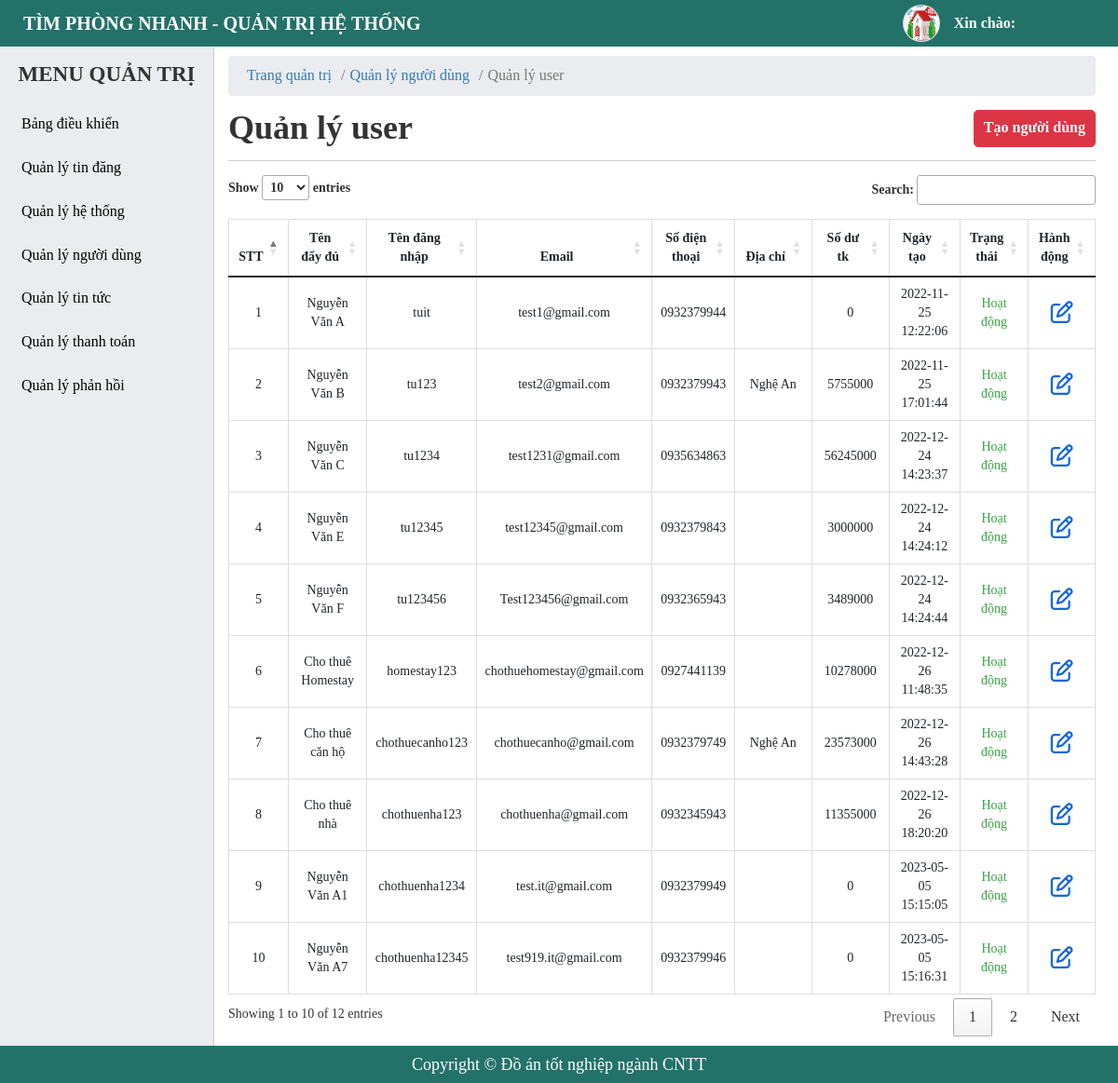
The app's page /admin/user-manager.php, older data.
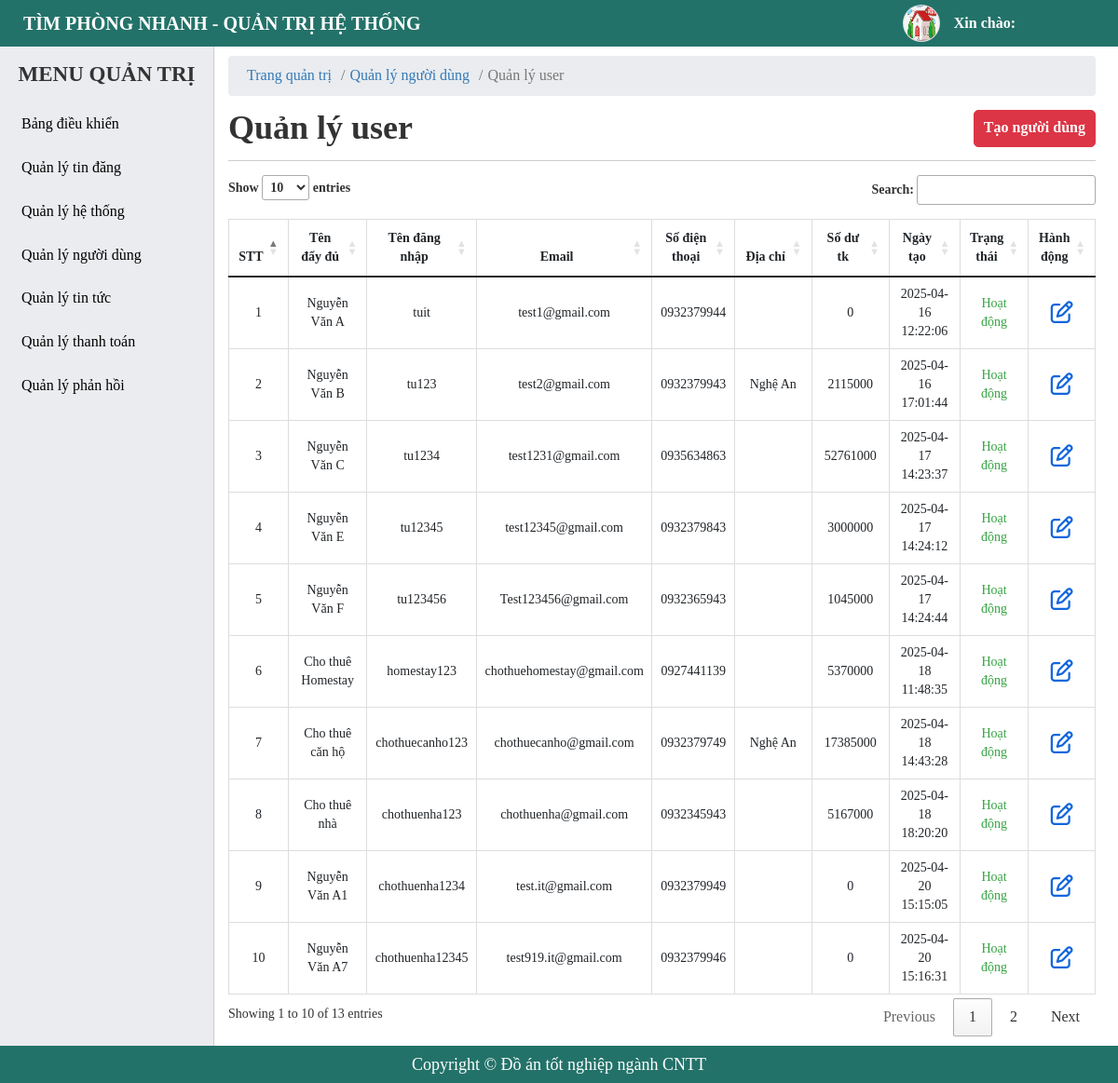
The same page, newer data.
### tables this page shows
CREATE TABLE `tbl_user` (
  `id` bigint(20) NOT NULL,
  `fullname` varchar(255) NOT NULL,
  `username` varchar(255) NOT NULL,
  `password` varchar(255) NOT NULL,
  `email` varchar(255) NOT NULL,
  `phone` varchar(255) NOT NULL,
  `zalo` varchar(255) DEFAULT NULL,
  `address` varchar(255) DEFAULT NULL,
  `facebook` varchar(255) DEFAULT NULL,
  `avatar` varchar(255) DEFAULT NULL COMMENT 'ảnh đại diện',
  `balance` bigint(255) DEFAULT 0 COMMENT 'Số dư',
  `status` tinyint(4) NOT NULL DEFAULT 1 COMMENT 'trạng thái',
  `created_at` timestamp NOT NULL DEFAULT current_timestamp(),
  `created_ad` timestamp NOT NULL DEFAULT current_timestamp()
);

### admin/user-manager.php (the view, shortened to what this page needs)
<?php
    include './include/connect.php';
    $queryUser = $conn->prepare("SELECT * FROM tbl_user");
    $queryUser->execute();
    $resultsUser = $queryUser->fetchAll(PDO::FETCH_OBJ);
?>
<!DOCTYPE html>
<html lang="en">
<head>
    <?php include('include/link-css.php');?>
</head>
<body>
    <?php
     include('include/header.php');
    ?>
    <div id="main">
        <?php
        include('include/sidebar.php');
        ?>
        <div id="main-right">
            <nav aria-label="breadcrumb">
                <ol class="breadcrumb">
                    <li class="breadcrumb-item"><a href="#">Trang quản trị</a></li>
                    <li class="breadcrumb-item"><a href="#">Quản lý người dùng</a></li>
                    <li class="breadcrumb-item active" aria-current="page">Quản lý user</li>
                </ol>
            </nav>
            <section class="main-right-title">
                <div class="form-title">
                    <h1>Quản lý user</h1>
                </div>
                <div class="account-btn">
                    <a href="../register.php" class="btn btn-post btn-add">Tạo người dùng</a>
                </div>
            </section>
            <div class="main-right-table">
                <table class="table table-bordered table-post-list" id = "table-manage">
                    <thead>
                        <tr>
                            <th style="width: 5%;" >STT</th>
                            <th style="width: 12%;" >Tên đẩy đủ</th>
                            <th style="width: 10%;" >Tên đăng nhập</th>
                            <th style="width: 12%;" >Email</th>
                            <th style="width: 10%;" >Số điện thoại</th>
                            <th style="width: 15%;" >Địa chỉ</th>
                            <th style="width: 10%;" >Số dư tk</th>
                            <th style="width: 10%;" >Ngày tạo</th>
                            <th style="width: 8%;" >Trạng thái</th>
                            <th style="width: 8%;" >Hành động</th>
                        </tr>
                    </thead>
                    <tbody >
                        <?php foreach ($resultsUser as $key => $value) { ?>
                            <tr>
                                <td><?php echo $key+1 ?></td>
                                <td>
                                    <p><?php echo $value -> fullname ?></p>
                                </td>
                                <td>
                                    <p><?php echo $value -> username ?></p>
                                </td>
                                <td>
                                    <p><?php echo $value -> email ?></p>
                                </td>
                                <td>
                                    <p><?php echo $value -> phone ?></p>
                                </td>
                                <td>
                                    <p><?php echo $value -> address ?></p>
                                </td>
                                <td>
                                    <p><?php echo $value -> balance ?></p>
                                </td>
                                <td>
                                    <p><?php echo $value -> created_at ?></p>
                                </td>
                                <td>
                                    <?php if( $value -> status == 1){ ?>
                                        <p style = "color: #37a344">Hoạt động</p>
                                    <?php }else{ ?>
                                        <p style = "color: red">Không hoạt động</p>
                                    <?php } ?>
                                </td>
                                <td>
                                    <a href="./user-manager.php?id=<?php echo $value -> id ?>" class="btn-setting btn-edit" style = "color: #1266dd;"><i class="fa-regular fa-pen-to-square"></i></a>
                                </td>
                            </tr>
                        <?php } ?>
                    </tbody>
                </table>
            </div>
        </div>
    </div>
    <?php include('include/footer.php');?>
</body>
</html>

### admin/include/link-css.php (shortened to what this page needs)
<link
      href="https://cdn.jsdelivr.net/npm/bootstrap@5.1.3/dist/css/bootstrap.min.css"
      rel="stylesheet"
    />
  <link rel="stylesheet" href="https://cdn.datatables.net/1.12.1/css/jquery.dataTables.min.css">
    <link rel="stylesheet" href="../libs/fontawesome/css/all.min.css" />
    <link rel="stylesheet" href="../css/style-notification.css">
    <link rel="stylesheet" href="./css/style.css">

### admin/include/header.php (shortened to what this page needs)
<div id="header">
    <div class="header">
        <div class="header-title">
            <p>Tìm phòng nhanh - Quản trị hệ thống</p>
        </div>
        <div class="account account-right">
            <div class="account-avt">
                <img src="./image/author.png" alt="avata" />
            </div>
            <div class="account-name">
                <p class="account-fullname">Xin chào: <?php echo $fullname ?></p>
            </div>
        </div>
    </div>
</div>

### admin/include/sidebar.php (shortened to what this page needs)
<div id="sidebar">
    <div class="sidebar-title">
        <h1>menu quản trị</h1>
    </div>
    <ul class="sidebar-menu">
        <li class="menu-item">
            <a href="dashboard.php">
                Bảng điều khiển
            </a>
        </li>
        <li class="menu-item">
            <a href="javascrip:void(0)">
                Quản lý tin đăng
            </a>
        </li>
        <li class="menu-item">
            <a href="javascrip:void(0)">
                Quản lý hệ thống
            </a>
        </li>
        <li class="menu-item">
            <a href="javascrip:void(0)">
                Quản lý người dùng
            </a>
        </li>
        <li class="menu-item">
            <a href="javascrip:void(0)">
                Quản lý tin tức
            </a>
        </li>
        <li class="menu-item">
            <a href="javascrip:void(0)">
                Quản lý thanh toán
            </a>
        </li>
        <li class="menu-item">
            <a href="javascrip:void(0)">
                Quản lý phản hồi
            </a>
        </li>
    </ul>
</div>

### admin/include/footer.php (shortened to what this page needs)
<div id="footer">
        <div class="copyright">
            <p>Copyright © Đồ án tốt nghiệp ngành CNTT</p>
        </div>
    </div>

### admin/css/style.css (style rules this page uses)
* { margin: 0; padding: 0; box-sizing: border-box; font-family: "MS Mincho"; }
a, a:hover { text-decoration: none; transition: all 0.3s ease-in-out 0s; -moz-transition: all 0.3s ease-in-out 0s; -o-transition: all 0.3s ease-in-out 0s; -webkit-transition: all 0.3s ease-in-out 0s; -ms-transition: all 0.3s ease-in-out 0s; }
h1, h2, h3, h4, h5, h6, a, p, ul, li { margin: 0; padding: 0; list-style: none; }
.btn { height: 40px; border-radius: 5px; border: 1px solid #3961fb; background: #3961fb; font-weight: 700; color: #fff; display: inline-flex; align-items: center; justify-content: center; text-decoration: none; cursor: pointer; padding: 0 10px; margin: 5px 0; }
body { height: 100%; }
#header { position: fixed; top: 0; right: 0; left: 0; height: 50px; background: #237269; z-index: 20; }
.header-title { float: left; line-height: 50px; margin-left: 25px; }
.header-title p { font-size: 20px; text-transform: uppercase; color: #fff; font-weight: 700; }
.account { position: relative; display: flex; margin: 16px; flex-wrap: nowrap; align-items: center; justify-content: center; cursor: pointer; }
.account-right { float: right; margin: 5px 110px 5px 0; }
.account-avt { display: inline-block; width: 40px; height: 40px; position: relative; border-radius: 50%; border: 1px solid rgba(0, 0, 0, 0.09); box-sizing: border-box; background-color: #f5f5f5; margin-right: 15px; }
.account-avt img { position: absolute; top: 0; left: 0; width: 100%; height: 100%; display: block; border-radius: 50%; }
.account-name { position: relative; font-size: 16px; font-weight: 700; color: #fff; }
#sidebar { background: #eaecef; width: 230px; float: left; transition: max-height 0.3s; overflow: hidden; position: fixed; z-index: 2; max-height: 100%; bottom: 0; top: 50px; overflow-y: auto; border-right: 1px solid #ccc; }
.sidebar-title { height: 60px; display: flex; justify-content: center; align-items: center; }
.sidebar-title h1 { font-size: 23px; text-transform: uppercase; font-weight: 700; }
.sidebar-menu > .menu-item > a { color: #000; }
.sidebar-menu > .menu-item a { text-decoration: none; font-size: 16px; padding: 12px 15px; display: flex; align-content: center; align-items: center; position: relative; }
#footer { background-color: #237269; height: 40px; bottom: 0; left: 0; right: 0; z-index: 10; position: fixed; }
.copyright { color: #fff; text-align: center; line-height: 40px; font-size: 18px; }
#main-right { padding: 60px 24px 50px 245px; }
#main-right .breadcrumb { background-color: #eaecef; padding: 10px 20px; margin-bottom: 0; }
#main-right li, #main-right a { font-size: 16px; }
.main-right-title { display: flex; justify-content: space-between; border-bottom: 1px solid #ccc; margin-bottom: 15px; }
.form-title { margin: 15px 0; }
.form-title h1 { font-weight: 700; }
.account-btn { display: flex; justify-content: center; align-items: center; }
.btn-post { color: #fff; background-color: #dc3545; border-color: #dc3545; margin-left: 6px; }
#main-right .table-bordered th, .table-bordered td { text-align: center; font-size: 14px; }
.main-right-table .table-post-list { border-collapse: collapse; }
.table-post-list td { vertical-align: middle !important; white-space: normal; }
.table-post-list .btn-setting { margin: 0 5px; font-size: 24px !important; }

Row changes from the older to the newer data that the page shows:
changed tbl_user "Nguyễn Văn A": created_at "2022-11-25 12:22:06" → "2025-04-16 12:22:06"
changed tbl_user "Nguyễn Văn B": balance "5755000" → "2115000"; created_at "2022-11-25 17:01:44" → "2025-04-16 17:01:44"
changed tbl_user "Nguyễn Văn C": balance "56245000" → "52761000"; created_at "2022-12-24 14:23:37" → "2025-04-17 14:23:37"
changed tbl_user "Nguyễn Văn E": created_at "2022-12-24 14:24:12" → "2025-04-17 14:24:12"
changed tbl_user "Nguyễn Văn F": balance "3489000" → "1045000"; created_at "2022-12-24 14:24:44" → "2025-04-17 14:24:44"
changed tbl_user "Cho thuê Homestay": balance "10278000" → "5370000"; created_at "2022-12-26 11:48:35" → "2025-04-18 11:48:35"
changed tbl_user "Cho thuê căn hộ": balance "23573000" → "17385000"; created_at "2022-12-26 14:43:28" → "2025-04-18 14:43:28"
changed tbl_user "Cho thuê nhà": balance "11355000" → "5167000"; created_at "2022-12-26 18:20:20" → "2025-04-18 18:20:20"
changed tbl_user "Nguyễn Văn A1": created_at "2023-05-05 15:15:05" → "2025-04-20 15:15:05"
changed tbl_user "Nguyễn Văn A7": created_at "2023-05-05 15:16:31" → "2025-04-20 15:16:31"
Text that changed along with them:
text written by a page script: "Show entries Search: Showing 1 to 10 of 12 entries Previous 1 2 Next" → "Show entries Search: Showing 1 to 10 of 13 entries Previous 1 2 Next"
